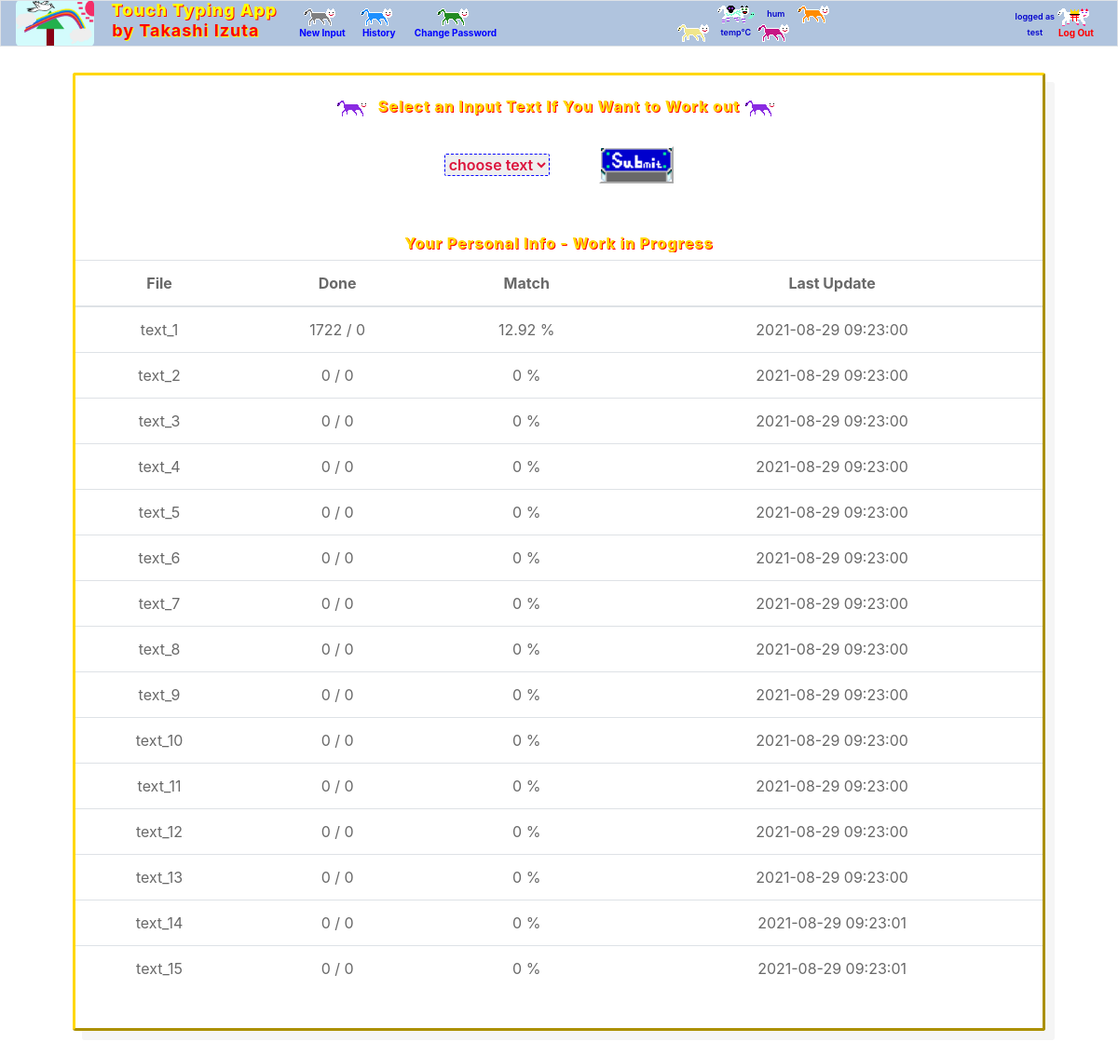
/ (signed in), run on the app's committed database.
### tables this page shows
CREATE TABLE user_input (id INTEGER PRIMARY KEY AUTOINCREMENT, user_id INTEGER NOT NULL, user_name TEXT NOT NULL, input_file_name TEXT NOT NULL,input_done NUMERIC NOT NULL, input_match NUMERIC NOT NULL, last_update DEFAULT CURRENT_TIMESTAMP NOT NULL);

### application.py (the view)
@app.route("/")
@login_required
def index():
    """ユーザーがこれまで作成した課題を抽出する"""
    user_info = []
    all_current_situation = []
    all_info = []
    conn = sqlite3.connect('touch_typing.db')
    db = conn.cursor()
    db.execute("SELECT * FROM user_input WHERE user_id = :user",
                          {"user":session["user_id"]})
    user_db = db.fetchall()
    for row in user_db:
        sample_file =  open(SAMPLE_PATH + row[3], 'r')
        sample_text = sample_file.read()
        sample_size = len(sample_text)
        sample_file.close()
        user_info.append(list((row[2],row[3], row[4], sample_size, row[5], row[6])))
    conn.commit()
    conn.close()
    return render_template("index.html", user_info = user_info, all_info = all_info, all_current_situation=all_current_situation,current_user = session["user_id"], text_inside_file = "", file_name = "")

### application.py (called while the page is built)
@app.after_request
def after_request(response):
    response.headers["Cache-Control"] = "no-cache, no-store, must-revalidate"
    response.headers["Expires"] = 0
    response.headers["Pragma"] = "no-cache"
    return response

### helpers.py (called while the page is built)
def login_required(f):
    @wraps(f)
    def decorated_function(*args, **kwargs):
        if session.get("user_id") is None:
            return redirect("/login")
        return f(*args, **kwargs)
    return decorated_function

### templates/index.html (shortened to what this page needs)
{% extends "layout.html" %}
{% block main %}
	<link href="/static/index.css" rel="stylesheet">
	<div id="all_user_div">
		<br>
		<h6 class="h_6_2"> <img src="/static/cat12.png" class="cat_img"> Select an Input Text If You Want to Work out <img src="/static/cat12.png" class="cat_img">  </h6>
		<form action="/choose_your_text_to_input" method="post">
			<p>
             <table class="sample_table">
				<tr class="sample_table_tr">
					<td class="sample_table_td">
				<select id="select_box2" class="label_par" name="selected_input_file_name" required>
					<option value="not_chosen">choose text</option>
				</select> &nbsp; &nbsp; &nbsp; &nbsp;
				</td>
						<td class="sample_table_td"> &nbsp; &nbsp;</td>
						<td class="sample_table_td">
							<input id="submit" type="submit" value="submit" class="submit_button">
						</td>
					</tr>
				</table>
			</p>
		</form>
		<br>
		<h6 class="h_6_2"> Your Personal Info - Work in Progress </h6>
    	<table class="table display_table">
			<thead class="info_table">
				<tr>
					<th scope="col">File</th>
					<th scope="col">Done</th>
					<th scope="col">Match</th>
					<th scope="col">Last Update</th>
				</tr>
			</thead>
			<tbody>
			{% for user in user_info %}
			<tr>
				<td scope="row">{{ user[1] }}</td>
				<td>{{ user[2] }}&nbsp;/&nbsp;{{user[3]}}</td>
				<td>{{ user[4] }}&nbsp;%</td>
				<td>{{ user[5] }}</td>
			</tr>
		{% endfor %}
		</tbody>
	</table>
	<br>
	</div>
	<br>
{% endblock %}

### static/styles.css (style rules this page uses)
main img { max-width: 100%; }
.cat_img { height:20px; object-fit:contain; }

### static/index.css (style rules this page uses)
#all_user_div { border-radius:3px; border-style: outset; border-color: #ffd700; margin-right:auto; margin-left:auto; box-shadow: 10px 10px #f5f5f5; }
.h_6_2 { color: #ffd700; font-weight:800; text-shadow: 1px 1px #ff0000; white-space: nowrap; overflow: hidden; text-overflow: ellipsis; letter-spacing:1px; }
.sample_table { height:70px; margin-right:auto; margin-left:auto; }
.sample_table_tr { height:70px; }
.submit_button { background-color:white; border-color: white; background-image:url("submit-btn.png"); background-size: cover; height:40px; width:80px; background-repeat: no-repeat; color: transparent; }
.display_table { margin-left:auto; margin-right:auto; color:#696969; }
.label_par { color:#dc143c; font-weight:600; }
#select_box1, #select_box2 { border:1px dashed #0000ff; border-radius:2px; }

### data on the page
user_input: input_file_name "text_1", input_done "1722", user "0", input_match "12.92", last_update "2021-08-29 09:23:00"
user_input: input_file_name "text_2", user "0", input_done "0", last_update "2021-08-29 09:23:00"
user_input: input_file_name "text_3", user "0", input_done "0", last_update "2021-08-29 09:23:00"
user_input: input_file_name "text_4", user "0", input_done "0", last_update "2021-08-29 09:23:00"
user_input: input_file_name "text_5", user "0", input_done "0", last_update "2021-08-29 09:23:00"
user_input: input_file_name "text_6", user "0", input_done "0", last_update "2021-08-29 09:23:00"
user_input: input_file_name "text_7", user "0", input_done "0", last_update "2021-08-29 09:23:00"
user_input: input_file_name "text_8", user "0", input_done "0", last_update "2021-08-29 09:23:00"
user_input: input_file_name "text_9", user "0", input_done "0", last_update "2021-08-29 09:23:00"
user_input: input_file_name "text_10", user "0", input_done "0", last_update "2021-08-29 09:23:00"
user_input: input_file_name "text_11", user "0", input_done "0", last_update "2021-08-29 09:23:00"
user_input: input_file_name "text_12", user "0", input_done "0", last_update "2021-08-29 09:23:00"
user_input: input_file_name "text_13", user "0", input_done "0", last_update "2021-08-29 09:23:00"
user_input: input_file_name "text_14", user "0", input_done "0", last_update "2021-08-29 09:23:01"
user_input: input_file_name "text_15", user "0", input_done "0", last_update "2021-08-29 09:23:01"

### other printed values
{{ session.humidity }} "hum"
{{ session.temperature }} "temp"
{{ session.user_name }} "test"
